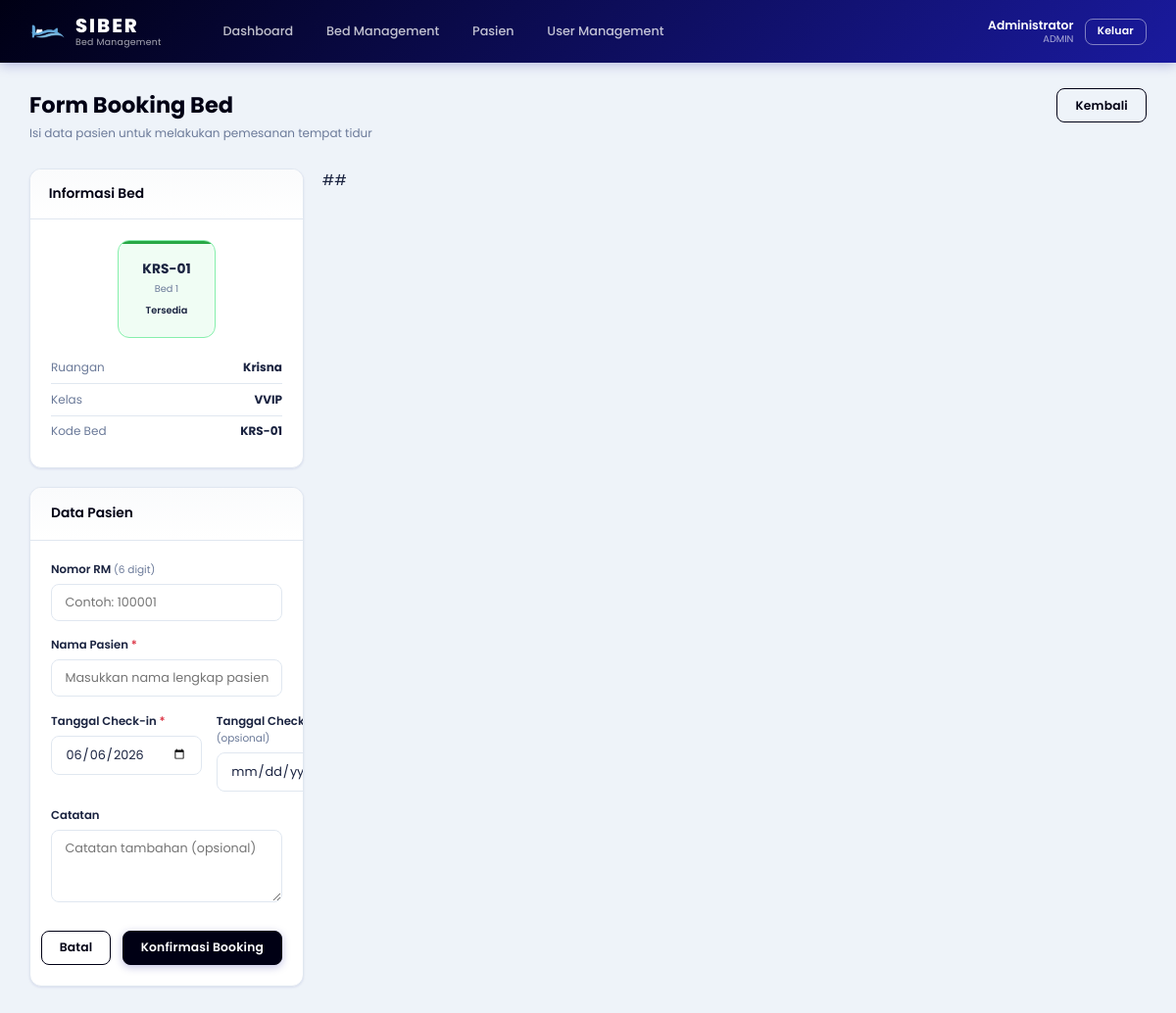
Page /booking.php?bed_id=1 (signed in) on the committed database.
### tables this page shows
CREATE TABLE IF NOT EXISTS `beds` (
    `id` INT AUTO_INCREMENT PRIMARY KEY,
    `room_id` INT NOT NULL,
    `bed_number` INT NOT NULL,
    `bed_code` VARCHAR(10) NOT NULL,
    `status` ENUM('available','booked','cleaning','maintenance') NOT NULL DEFAULT 'available',
    `created_at` TIMESTAMP DEFAULT CURRENT_TIMESTAMP,
    `updated_at` TIMESTAMP DEFAULT CURRENT_TIMESTAMP ON UPDATE CURRENT_TIMESTAMP,
    FOREIGN KEY (`room_id`) REFERENCES `rooms`(`id`) ON DELETE CASCADE,
    INDEX `idx_room_status` (`room_id`, `status`)
);

CREATE TABLE IF NOT EXISTS `rooms` (
    `id` INT AUTO_INCREMENT PRIMARY KEY,
    `room_name` VARCHAR(50) NOT NULL,
    `room_type` ENUM('VVIP','VIP','Kelas 1','Kelas 2','Kelas 3') NOT NULL,
    `total_beds` INT NOT NULL DEFAULT 0,
    `created_at` TIMESTAMP DEFAULT CURRENT_TIMESTAMP,
    `updated_at` TIMESTAMP DEFAULT CURRENT_TIMESTAMP ON UPDATE CURRENT_TIMESTAMP
);

### functions.php (called while the page is built, shortened)
<?php
function getBedDetail($pdo, $bed_id) {
    $stmt = $pdo->prepare("
        SELECT b.*, r.room_name, r.room_type,
               bk.patient_name, bk.check_in_date, bk.check_out_date, bk.id as booking_id
        FROM beds b
        JOIN rooms r ON b.room_id = r.id
        LEFT JOIN bookings bk ON bk.bed_id = b.id AND bk.status = 'active'
        WHERE b.id = ?
    ");
    $stmt->execute([$bed_id]);
    return $stmt->fetch();
}

### booking.php (the view, shortened to what this page needs)
<?php
require_once 'functions.php';
$bed_id = isset($_GET['bed_id']) ? (int)$_GET['bed_id'] : 0;
$bed = getBedDetail($pdo, $bed_id);
?>
<!DOCTYPE html>
<html lang="id">
<head>
    <link rel="stylesheet" href="assets/style.css">
</head>
<body>
    <?php include 'partials/navbar.php'; ?>
    <div class="page-wrapper">
        <div class="page-header">
            <div>
                <h2>Form Booking Bed</h2>
                <p>Isi data pasien untuk melakukan pemesanan tempat tidur</p>
            </div>
            <a href="beds.php?room=<?= $bed['room_id'] ?>" class="btn btn-outline">Kembali</a>
        </div>
        <div class="form-page-layout">
            <div class="card bed-info-card">
                <div class="card-header"><h3>Informasi Bed</h3></div>
                <div class="bed-info-detail">
                    <div class="bed-preview available">
                        <div class="bed-code"><?= htmlspecialchars($bed['bed_code']) ?></div>
                        <div class="bed-number">Bed <?= $bed['bed_number'] ?></div>
                        <div class="bed-status-label">Tersedia</div>
                    </div>
                    <div class="bed-info-meta">
                        <div class="info-row"><span>Ruangan</span><strong><?= htmlspecialchars($bed['room_name']) ?></strong></div>
                        <div class="info-row"><span>Kelas</span><strong><?= htmlspecialchars($bed['room_type']) ?></strong></div>
                        <div class="info-row"><span>Kode Bed</span><strong><?= htmlspecialchars($bed['bed_code']) ?></strong></div>
                    </div>
                </div>
            </div>
            #<! Booking Form >#
            <div class="card">
                <div class="card-header"><h3>Data Pasien</h3></div>
                <form method="POST" class="booking-form">
                    <div class="form-group">
                        <label for="no_rm">Nomor RM <span class="optional">(6 digit)</span></label>
                        <input type="text" id="no_rm" name="no_rm"
                               value="<?= htmlspecialchars($_POST['no_rm'] ?? '') ?>"
                               placeholder="Contoh: 100001" maxlength="6" pattern="[0-9]{6}"
                               title="Nomor RM harus 6 digit angka" required>
                    </div>
                    <div class="form-group">
                        <label for="patient_name">Nama Pasien <span class="required">*</span></label>
                        <input type="text" id="patient_name" name="patient_name"
                               value="<?= htmlspecialchars($_POST['patient_name'] ?? '') ?>"
                               placeholder="Masukkan nama lengkap pasien" required>
                    </div>
                    <div class="form-row">
                        <div class="form-group">
                            <label for="check_in_date">Tanggal Check-in <span class="required">*</span></label>
                            <input type="date" id="check_in_date" name="check_in_date"
                                   value="<?= $_POST['check_in_date'] ?? date('Y-m-d') ?>" required>
                        </div>
                        <div class="form-group">
                            <label for="check_out_date">Tanggal Check-out <span class="optional">(opsional)</span></label>
                            <input type="date" id="check_out_date" name="check_out_date"
                                   value="<?= $_POST['check_out_date'] ?? '' ?>">
                        </div>
                    </div>
                    <div class="form-group">
                        <label for="notes">Catatan</label>
                        <textarea id="notes" name="notes" rows="3" placeholder="Catatan tambahan (opsional)"><?= htmlspecialchars($_POST['notes'] ?? '') ?></textarea>
                    </div>
                    <div class="form-actions">
                        <a href="beds.php?room=<?= $bed['room_id'] ?>" class="btn btn-outline">Batal</a>
                        <button type="submit" class="btn btn-primary">Konfirmasi Booking</button>
                    </div>
                </form>
            </div>
        </div>
    </div>
</body>
</html>

### assets/style.css (style rules this page uses)
*, *::before, *::after { box-sizing: border-box; margin: 0; padding: 0; }
:root { --primary: #000014; --primary-dark:#000070; --secondary: #4682b4; --bg: #b0c4de; --bg-light: #dce8f5; --bg-page: #eef3f9; --white: #ffffff; --text: #1a2340; --text-muted: #6b7a99; --border: #e0e7f0; --available: #28A745; --booked: #DC3545; --cleaning: #FFC107; --maintenance: #6C757D; --radius: 12px; --radius-sm: 8px; --radius-lg: 16px; --shadow: 0 1px 3px rgba(0,0,139,0.06), 0 1px 2px rgba(0,0,139,0.04); --shadow-md: 0 4px 6px rgba(0,0,139,0.07), 0 2px 4px rgba(0,0,139,0.06); --shadow-lg: 0 10px 15px rgba(0,0,139,0.1), 0 4px 6px rgba(0,0,139,0.05); }
html { font-size: 15px; }
body { font-family: 'Poppins', sans-serif; background: var(--bg-page); color: var(--text); min-height: 100vh; display: flex; flex-direction: column; }
.page-wrapper { max-width: 1400px; margin: 0 auto; padding: 1.75rem 2rem 3rem; flex: 1; width: 100%; }
a { text-decoration: none; color: inherit; }
.page-header { display: flex; align-items: flex-start; justify-content: space-between; margin-bottom: 1.75rem; gap: 1rem; }
.page-header h2 { font-size: 1.5rem; font-weight: 700; color: var(--primary); }
.page-header p { font-size: 0.8rem; color: var(--text-muted); margin-top: 3px; }
.card { background: var(--white); border-radius: var(--radius); box-shadow: var(--shadow); overflow: hidden; border: 1px solid var(--border); }
.card-header { display: flex; align-items: center; justify-content: space-between; padding: 1.1rem 1.4rem; border-bottom: 1px solid var(--border); background: linear-gradient(to bottom, #fafbfc, #fff); }
.card-header h3 { font-size: 0.92rem; font-weight: 600; color: var(--primary); }
.bed-code { font-size: 0.92rem; font-weight: 700; color: var(--text); }
.bed-number { font-size: 0.65rem; color: var(--text-muted); margin: 3px 0; }
.bed-status-label { font-size: 0.65rem; font-weight: 600; margin-top: 5px; }
.btn { display: inline-flex; align-items: center; justify-content: center; padding: 0.5rem 1.2rem; border-radius: var(--radius-sm); font-family: 'Poppins', sans-serif; font-size: 0.82rem; font-weight: 600; cursor: pointer; border: 1.5px solid transparent; transition: all 0.15s; white-space: nowrap; letter-spacing: 0.2px; }
.btn-primary { background: var(--primary); color: #fff; border-color: var(--primary); box-shadow: 0 2px 8px rgba(0,0,139,0.25); }
.btn-outline { background: transparent; color: var(--primary); border-color: var(--primary); }
.form-group { margin-bottom: 1.1rem; }
.form-group label { display: block; font-size: 0.78rem; font-weight: 600; color: var(--text); margin-bottom: 0.4rem; }
.form-group input, .form-group textarea, .form-group select { width: 100%; padding: 0.6rem 0.9rem; border: 1.5px solid var(--border); border-radius: var(--radius-sm); font-family: 'Poppins', sans-serif; font-size: 0.85rem; color: var(--text); background: var(--white); transition: border-color 0.15s, box-shadow 0.15s; outline: none; }
.form-row { display: grid; grid-template-columns: 1fr 1fr; gap: 1rem; }
.form-actions { display: flex; gap: 0.75rem; justify-content: flex-end; margin-top: 1.5rem; }
.required { color: var(--booked); }
.optional { color: var(--text-muted); font-weight: 400; font-size: 0.7rem; }
.form-page-layout { display: grid; grid-template-columns: 280px 1fr; gap: 1.25rem; align-items: start; }
.booking-form { padding: 1.4rem; }
.bed-info-card .card-header { padding: 1rem 1.25rem; }
.bed-info-detail { padding: 1.4rem; display: flex; flex-direction: column; gap: 1rem; align-items: center; }
.bed-preview { width: 100px; height: 100px; border-radius: var(--radius); display: flex; flex-direction: column; align-items: center; justify-content: center; border: 1.5px solid; position: relative; overflow: hidden; }
.bed-preview::before { content: ''; position: absolute; top: 0; left: 0; right: 0; height: 3px; }
.bed-preview.available { background: #f0fdf4; border-color: #86efac; }
.bed-preview.available::before { background: var(--available); }
.bed-info-meta { width: 100%; }
.info-row { display: flex; justify-content: space-between; font-size: 0.8rem; padding: 0.45rem 0; border-bottom: 1px solid var(--border); }
.info-row:last-child { border-bottom: none; }
.info-row span { color: var(--text-muted); }
.info-row strong { color: var(--text); }

### rows in the picture
beds: bed_code "KRS-01", bed_number "1", room.room_name "Krisna", room.room_type "VVIP"

### other values in the picture
$_SESSION['full_name'] "Administrator"
$_SESSION['role'] "ADMIN"
